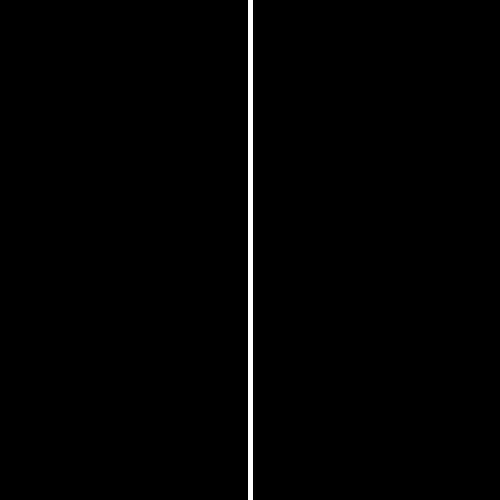
Frame 1 (no input)
Frame 60 (the mouse pressed at the canvas centre just before this capture): identical to frame 1, image omitted
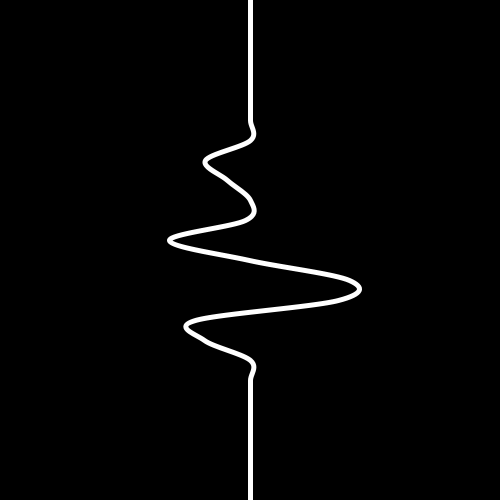
Frame 120 (the mouse held since frame 60 and released just before this capture)

The Processing sketch that drew these frames (run headless with seeded random() and noise(); from frame 60 on, the mouse is pressed at the canvas centre):

// Processing sketch: processing_61911
// ── processing_61911.pde

float [] x = new float [32];
float [] y = new float [32];


void setup () {
  size (500, 500);

  int boxnum = 0;

  while (boxnum < x.length)
  {
    x [boxnum] = 250;
    y [boxnum] = (boxnum-2)*20;
    boxnum = boxnum+1;
  }
}
void draw () {
  background (0);
  int boxnum = 0;
  beginShape();
  noFill();
  strokeWeight (5);
  stroke (255);
  smooth ();
  while (boxnum <  x.length)
  {
    curveVertex (x[boxnum], y[boxnum]);
    //ellipse(x[boxnum], y[boxnum], 10,10);
    float d;
    if (mousePressed) {
      d = dist(x[boxnum], y[boxnum], mouseX, mouseY);
      
      if (d<100) {
        x[boxnum] = x[boxnum] + random(-10, 10);
      }
    } else {
      x[boxnum] =  x[boxnum] + (250 -  x[boxnum])/10;
      if(x[boxnum] < 250.01 && x[boxnum] > 249.99) {
        x[boxnum] = 250;
      }
     }
      
    boxnum = boxnum+1;
  }

  endShape();
}
